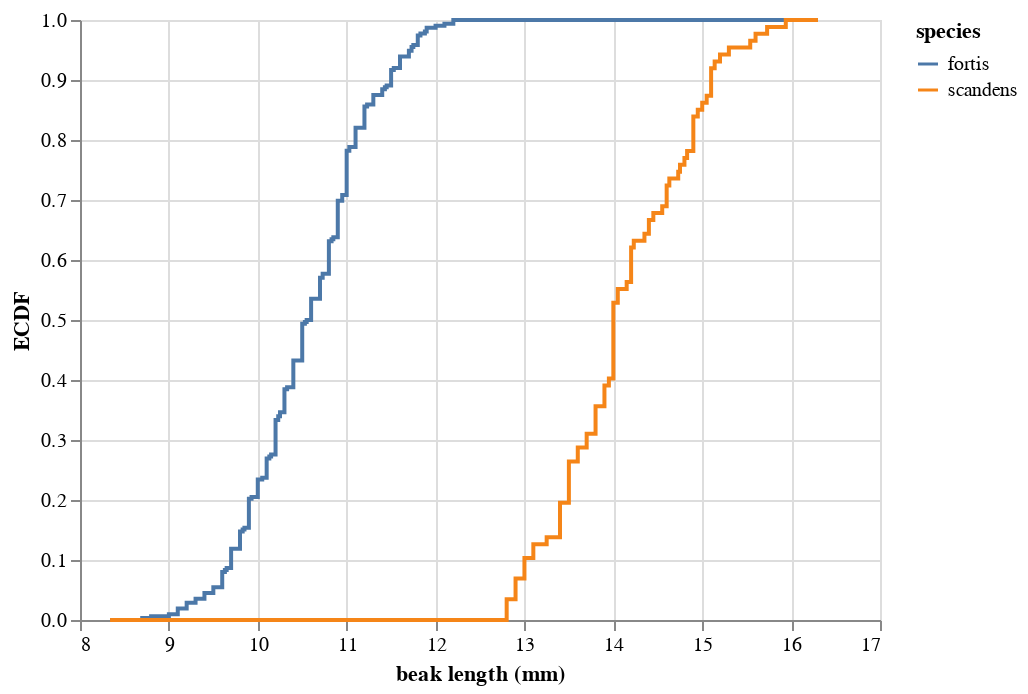

This figure's notebook cell:
### Code cell
formal_ecdf + bs_ecdf_fortis + bs_ecdf_scandens

### Figure 1 — Vega-Lite specification as saved in the notebook (floating-point values rounded to 4 significant figures; data arrays with more than 128 entries replaced by an {"elided": "..."} marker saying what was removed)
{"$schema": "https://vega.github.io/schema/vega-lite/v2.4.3.json", "config": {"view": {"height": 300, "width": 400}}, "layer": [{"data": {"values": {"elided": "806 records"}}, "encoding": {"color": {"field": "species", "type": "nominal"}, "order": {"field": "beak length (mm)", "type": "quantitative"}, "x": {"field": "beak length (mm)", "type": "quantitative"}, "y": {"field": "ECDF", "type": "quantitative"}}, "mark": "line"}, {"data": {"values": [{"beak length (mm)": 8.7, "bs ecdf max": 0.01923, "bs ecdf min": 0.003205}, {"beak length (mm)": 8.8, "bs ecdf max": 0.02885, "bs ecdf min": 0.003205}, {"beak length (mm)": 9, "bs ecdf max": 0.03205, "bs ecdf min": 0.003205}, {"beak length (mm)": 9.1, "bs ecdf max": 0.05449, "bs ecdf min": 0.003205}, {"beak length (mm)": 9.2, "bs ecdf max": 0.07372, "bs ecdf min": 0.003205}, {"beak length (mm)": 9.3, "bs ecdf max": 0.08013, "bs ecdf min": 0.003205}, {"beak length (mm)": 9.4, "bs ecdf max": 0.09615, "bs ecdf min": 0.00641}, {"beak length (mm)": 9.5, "bs ecdf max": 0.1122, "bs ecdf min": 0.009615}, {"beak length (mm)": 9.6, "bs ecdf max": 0.141, "bs ecdf min": 0.01603}, {"beak length (mm)": 9.63, "bs ecdf max": 0.1442, "bs ecdf min": 0.03205}, {"beak length (mm)": 9.65, "bs ecdf max": 0.1506, "bs ecdf min": 0.03846}, {"beak length (mm)": 9.7, "bs ecdf max": 0.1891, "bs ecdf min": 0.02885}, {"beak length (mm)": 9.8, "bs ecdf max": 0.2212, "bs ecdf min": 0.05769}, {"beak length (mm)": 9.83, "bs ecdf max": 0.2212, "bs ecdf min": 0.08333}, {"beak length (mm)": 9.85, "bs ecdf max": 0.2308, "bs ecdf min": 0.08974}, {"beak length (mm)": 9.9, "bs ecdf max": 0.2853, "bs ecdf min": 0.08654}, {"beak length (mm)": 9.93, "bs ecdf max": 0.2885, "bs ecdf min": 0.125}, {"beak length (mm)": 10, "bs ecdf max": 0.3173, "bs ecdf min": 0.1282}, {"beak length (mm)": 10.05, "bs ecdf max": 0.3173, "bs ecdf min": 0.141}, {"beak length (mm)": 10.1, "bs ecdf max": 0.3782, "bs ecdf min": 0.1442}, {"beak length (mm)": 10.13, "bs ecdf max": 0.3846, "bs ecdf min": 0.1891}, {"beak length (mm)": 10.15, "bs ecdf max": 0.3878, "bs ecdf min": 0.1891}, {"beak length (mm)": 10.2, "bs ecdf max": 0.4583, "bs ecdf min": 0.1923}, {"beak length (mm)": 10.23, "bs ecdf max": 0.4391, "bs ecdf min": 0.2372}, {"beak length (mm)": 10.25, "bs ecdf max": 0.4487, "bs ecdf min": 0.2468}, {"beak length (mm)": 10.3, "bs ecdf max": 0.4904, "bs ecdf min": 0.25}, {"beak length (mm)": 10.33, "bs ecdf max": 0.5, "bs ecdf min": 0.2821}, {"beak length (mm)": 10.4, "bs ecdf max": 0.5449, "bs ecdf min": 0.2853}, {"beak length (mm)": 10.5, "bs ecdf max": 0.5962, "bs ecdf min": 0.3237}, {"beak length (mm)": 10.53, "bs ecdf max": 0.6058, "bs ecdf min": 0.4006}, {"beak length (mm)": 10.55, "bs ecdf max": 0.5962, "bs ecdf min": 0.4038}, {"beak length (mm)": 10.6, "bs ecdf max": 0.6346, "bs ecdf min": 0.4071}, {"beak length (mm)": 10.7, "bs ecdf max": 0.6763, "bs ecdf min": 0.4359}, {"beak length (mm)": 10.73, "bs ecdf max": 0.6827, "bs ecdf min": 0.4712}, {"beak length (mm)": 10.8, "bs ecdf max": 0.7372, "bs ecdf min": 0.4776}, {"beak length (mm)": 10.83, "bs ecdf max": 0.7436, "bs ecdf min": 0.5321}, {"beak length (mm)": 10.85, "bs ecdf max": 0.75, "bs ecdf min": 0.5353}, {"beak length (mm)": 10.9, "bs ecdf max": 0.7885, "bs ecdf min": 0.5417}, {"beak length (mm)": 10.95, "bs ecdf max": 0.8013, "bs ecdf min": 0.5929}, {"beak length (mm)": 11, "bs ecdf max": 0.8718, "bs ecdf min": 0.609}, {"beak length (mm)": 11.03, "bs ecdf max": 0.875, "bs ecdf min": 0.6987}, {"beak length (mm)": 11.1, "bs ecdf max": 0.8942, "bs ecdf min": 0.7083}, {"beak length (mm)": 11.2, "bs ecdf max": 0.9263, "bs ecdf min": 0.7436}, {"beak length (mm)": 11.23, "bs ecdf max": 0.9231, "bs ecdf min": 0.7692}, {"beak length (mm)": 11.3, "bs ecdf max": 0.9359, "bs ecdf min": 0.7756}, {"beak length (mm)": 11.4, "bs ecdf max": 0.9391, "bs ecdf min": 0.7949}, {"beak length (mm)": 11.43, "bs ecdf max": 0.9487, "bs ecdf min": 0.8205}, {"beak length (mm)": 11.45, "bs ecdf max": 0.9519, "bs ecdf min": 0.8173}, {"beak length (mm)": 11.5, "bs ecdf max": 0.9679, "bs ecdf min": 0.8237}, {"beak length (mm)": 11.53, "bs ecdf max": 0.9679, "bs ecdf min": 0.8526}, {"beak length (mm)": 11.6, "bs ecdf max": 0.984, "bs ecdf min": 0.8558}, {"beak length (mm)": 11.7, "bs ecdf max": 0.9904, "bs ecdf min": 0.8814}, {"beak length (mm)": 11.73, "bs ecdf max": 0.9936, "bs ecdf min": 0.8974}, {"beak length (mm)": 11.75, "bs ecdf max": 0.9936, "bs ecdf min": 0.9038}, {"beak length (mm)": 11.8, "bs ecdf max": 0.9968, "bs ecdf min": 0.9103}, {"beak length (mm)": 11.83, "bs ecdf max": 1, "bs ecdf min": 0.9199}, {"beak length (mm)": 11.88, "bs ecdf max": 1, "bs ecdf min": 0.9295}, {"beak length (mm)": 11.9, "bs ecdf max": 1, "bs ecdf min": 0.9423}, {"beak length (mm)": 12, "bs ecdf max": 1, "bs ecdf min": 0.9647}, {"beak length (mm)": 12.1, "bs ecdf max": 1, "bs ecdf min": 0.9679}, {"beak length (mm)": 12.2, "bs ecdf max": 1, "bs ecdf min": 0.9744}]}, "encoding": {"order": {"field": "beak length (mm)", "type": "quantitative"}, "x": {"field": "beak length (mm)", "type": "quantitative"}, "y": {"field": "bs ecdf min", "title": "ECDF", "type": "quantitative"}, "y2": {"field": "bs ecdf max", "title": "ECDF", "type": "quantitative"}}, "mark": {"opacity": 0.3, "type": "area"}}, {"data": {"values": [{"beak length (mm)": 12.8, "bs ecdf max": 0.1149, "bs ecdf min": 0.01149}, {"beak length (mm)": 12.9, "bs ecdf max": 0.1954, "bs ecdf min": 0.01149}, {"beak length (mm)": 13, "bs ecdf max": 0.2414, "bs ecdf min": 0.01149}, {"beak length (mm)": 13.1, "bs ecdf max": 0.2644, "bs ecdf min": 0.01149}, {"beak length (mm)": 13.25, "bs ecdf max": 0.2874, "bs ecdf min": 0.02299}, {"beak length (mm)": 13.4, "bs ecdf max": 0.3563, "bs ecdf min": 0.03448}, {"beak length (mm)": 13.5, "bs ecdf max": 0.4483, "bs ecdf min": 0.05747}, {"beak length (mm)": 13.6, "bs ecdf max": 0.4713, "bs ecdf min": 0.1264}, {"beak length (mm)": 13.7, "bs ecdf max": 0.5057, "bs ecdf min": 0.1264}, {"beak length (mm)": 13.8, "bs ecdf max": 0.5517, "bs ecdf min": 0.1494}, {"beak length (mm)": 13.9, "bs ecdf max": 0.5747, "bs ecdf min": 0.1954}, {"beak length (mm)": 13.95, "bs ecdf max": 0.6092, "bs ecdf min": 0.2299}, {"beak length (mm)": 14, "bs ecdf max": 0.7356, "bs ecdf min": 0.2414}, {"beak length (mm)": 14.05, "bs ecdf max": 0.7586, "bs ecdf min": 0.3333}, {"beak length (mm)": 14.15, "bs ecdf max": 0.7471, "bs ecdf min": 0.3448}, {"beak length (mm)": 14.2, "bs ecdf max": 0.8161, "bs ecdf min": 0.3678}, {"beak length (mm)": 14.23, "bs ecdf max": 0.8161, "bs ecdf min": 0.4253}, {"beak length (mm)": 14.35, "bs ecdf max": 0.8276, "bs ecdf min": 0.4368}, {"beak length (mm)": 14.4, "bs ecdf max": 0.8506, "bs ecdf min": 0.4368}, {"beak length (mm)": 14.45, "bs ecdf max": 0.8506, "bs ecdf min": 0.4713}, {"beak length (mm)": 14.55, "bs ecdf max": 0.8506, "bs ecdf min": 0.4943}, {"beak length (mm)": 14.6, "bs ecdf max": 0.8851, "bs ecdf min": 0.5057}, {"beak length (mm)": 14.63, "bs ecdf max": 0.8966, "bs ecdf min": 0.5287}, {"beak length (mm)": 14.73, "bs ecdf max": 0.908, "bs ecdf min": 0.5517}, {"beak length (mm)": 14.75, "bs ecdf max": 0.908, "bs ecdf min": 0.5862}, {"beak length (mm)": 14.8, "bs ecdf max": 0.931, "bs ecdf min": 0.5977}, {"beak length (mm)": 14.83, "bs ecdf max": 0.9195, "bs ecdf min": 0.6092}, {"beak length (mm)": 14.9, "bs ecdf max": 0.977, "bs ecdf min": 0.6207}, {"beak length (mm)": 14.95, "bs ecdf max": 0.977, "bs ecdf min": 0.6897}, {"beak length (mm)": 15, "bs ecdf max": 0.977, "bs ecdf min": 0.7126}, {"beak length (mm)": 15.05, "bs ecdf max": 1, "bs ecdf min": 0.7241}, {"beak length (mm)": 15.1, "bs ecdf max": 1, "bs ecdf min": 0.7241}, {"beak length (mm)": 15.14, "bs ecdf max": 1, "bs ecdf min": 0.7931}, {"beak length (mm)": 15.2, "bs ecdf max": 1, "bs ecdf min": 0.8276}, {"beak length (mm)": 15.3, "bs ecdf max": 1, "bs ecdf min": 0.8506}, {"beak length (mm)": 15.54, "bs ecdf max": 1, "bs ecdf min": 0.8621}, {"beak length (mm)": 15.6, "bs ecdf max": 1, "bs ecdf min": 0.8736}, {"beak length (mm)": 15.73, "bs ecdf max": 1, "bs ecdf min": 0.908}, {"beak length (mm)": 15.94, "bs ecdf max": 1, "bs ecdf min": 0.9425}]}, "encoding": {"order": {"field": "beak length (mm)", "type": "quantitative"}, "x": {"field": "beak length (mm)", "type": "quantitative"}, "y": {"field": "bs ecdf min", "title": "ECDF", "type": "quantitative"}, "y2": {"field": "bs ecdf max", "title": "ECDF", "type": "quantitative"}}, "mark": {"color": "orange", "opacity": 0.3, "type": "area"}}]}
